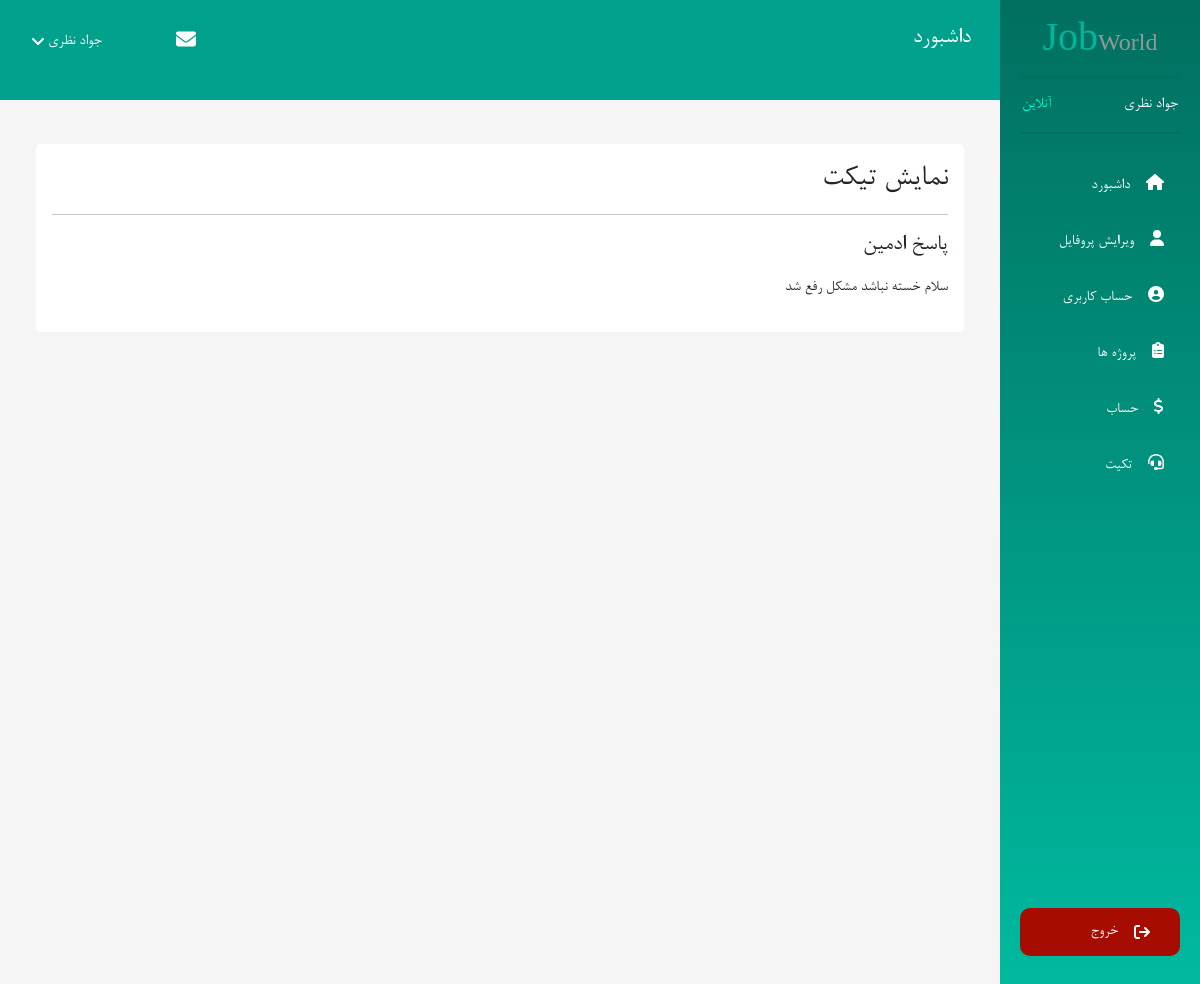
The page /jobWorld/panel/ticket/show/17 (signed in) on the database its author committed.
### tables this page shows
CREATE TABLE `users` (
  `id` int(10) UNSIGNED NOT NULL,
  `email` varchar(255) NOT NULL,
  `username` varchar(255) NOT NULL,
  `first_name` varchar(255) NOT NULL,
  `last_name` varchar(255) NOT NULL,
  `phone_number` varchar(15) NOT NULL,
  `city` varchar(120) DEFAULT NULL,
  `about` text DEFAULT NULL,
  `expertise_title` varchar(255) DEFAULT NULL,
  `number_shaba` varchar(255) DEFAULT NULL,
  `account_balance` int(11) NOT NULL DEFAULT 0,
  `remember_tokens` varchar(255) DEFAULT NULL,
  `password` text NOT NULL,
  `permission` enum('admin','user') NOT NULL DEFAULT 'user',
  `activity_user` enum('freelancer','employer') NOT NULL DEFAULT 'freelancer',
  `image` text DEFAULT NULL,
  `verify_token` text DEFAULT NULL,
  `is_active` tinyint(4) NOT NULL DEFAULT 0 COMMENT 'enable => 1 , desable => 0',
  `forgot_token` text DEFAULT NULL,
  `forgot_token_expire` text DEFAULT NULL,
  `created_at` datetime NOT NULL,
  `updated_at` datetime DEFAULT NULL
);

CREATE TABLE `ticket_replies` (
  `id` int(11) NOT NULL,
  `ticket_id` int(11) UNSIGNED NOT NULL,
  `user_id` int(11) NOT NULL,
  `description` text NOT NULL,
  `is_admin` tinyint(4) NOT NULL,
  `created_at` datetime NOT NULL,
  `updated_at` datetime DEFAULT NULL
);

### activites/User/User.php (called while the page is built, shortened)
<?php
class User
{
    public function ticketShow($id)
    {
        $db = new Database();
        $user = $db->select("SELECT * FROM users WHERE id=?", $_SESSION['user'][0])->fetch();
        $ticketReplay = $db->select("SELECT * FROM ticket_replies WHERE ticket_id=?" , $id)->fetch();
        require_once(BASE_PATH . '/tamplate/User/show-ticket.php');
    }
}

### index.php (called while the page is built, shortened)
<?php
function uri($reservedUrl, $class, $method, $requestMethod = 'GET')
{
    $currentUrl = explode('?', currentUrl())[0];
    $currentUrl =  str_replace(CURRENT_DOMAIN, '', $currentUrl);
    $currentUrl = trim($currentUrl, '/');
    $currentUrlArray = explode('/', $currentUrl);
    $currentUrlArray = array_filter($currentUrlArray);
    $reservedUrl = trim($reservedUrl, '/');
    $reservedUrlArray = explode('/', $reservedUrl);
    $reservedUrlArray = array_filter($reservedUrlArray);
    if (sizeof($currentUrlArray) != sizeof($reservedUrlArray) || methodFiled() != $requestMethod) {
        return false;
    }
    $parameters = [];
    for ($key = 0; $key < sizeof($currentUrlArray); $key++) {
        if ($reservedUrlArray[$key][0] == '{' && $reservedUrlArray[$key][strlen($reservedUrlArray[$key]) - 1] == "}") {
            array_push($parameters, $currentUrlArray[$key]);
        } else if ($reservedUrlArray[$key] !== $currentUrlArray[$key]) {
            return false;
        }
    }
    $object = new $class;
    call_user_func_array(array($object, $method), $parameters);
    exit();
}
require_once('activites/User/User.php');
require_once('database/Database.php');
function protocol()
{
    return stripos($_SERVER['SERVER_PROTOCOL'], 'https') === true ? 'https://' : 'http://';
}
function currentDomain()
{
    return protocol() . $_SERVER['HTTP_HOST'];
}
function asset($src)
{
    return trim(CURRENT_DOMAIN, '/ ') . '/' . trim($src, '/ ');
}
function url($url)
{
    return trim(CURRENT_DOMAIN, '/ ') . '/' . trim($url, '/ ');
}
function currentUrl()
{
    return trim(currentDomain(), '/ ') . $_SERVER['REQUEST_URI'];
}
function methodFiled()
{
    return $_SERVER['REQUEST_METHOD'];
}
uri('panel/ticket/show/{id}', 'User\User', 'ticketShow');

### database/Database.php (called while the page is built, shortened)
<?php
class Database
{
    private $connection;
    private $dbHost = DB_HOST;
    private $dbUsername = DB_USERNAME;
    private $dbPassword = DB_PASSWORD;
    private $dbName = DB_NAME;
    private $options = array(PDO::ATTR_ERRMODE => PDO::ERRMODE_EXCEPTION, PDO::ATTR_DEFAULT_FETCH_MODE => PDO::FETCH_ASSOC, PDO::MYSQL_ATTR_INIT_COMMAND => 'SET NAMES utf8');
    public function __construct()
    {
        try {
            $this->connection = new PDO('mysql:host=' . $this->dbHost . ';dbname=' . $this->dbName, $this->dbUsername, $this->dbPassword, $this->options);
        } catch (PDOException $e) {
            echo 'error -> ' . $e->getMessage();
            exit();
        }
    }
    public function select($sql, $values = null)
    {
        try {
            $stmt = $this->connection->prepare($sql);
            if ($values == null) {
                $stmt->execute();
            } else {
                $stmt->execute([$values]);
            }
            return $stmt;
        } catch (PDOException $e) {
            echo 'error -> ' . $e->getMessage();
            return false;
        }
    }
}

### tamplate/User/show-ticket.php (the view, shortened to what this page needs)
<?php require_once(BASE_PATH . '/tamplate/User/layouts/header.php') ?>
<section class="user-account ">
    <div class="row w-100 m-auto mt-5 p-0">
        <div class="col-xl-10 col-md-8 col-lg-8 me-auto mt-5">
            <div class="container">
                <div class=" mt-5 bg-white p-3 rounded-3">
                    <h2>نمایش تیکت</h2>
                    <hr>
                    <h4>پاسخ ادمین</h4>
                    <p class="mt-3"><?= $ticketReplay ?  $ticketReplay['description'] : 'پاسخی وجود ندارد' ?></p>
                </div>
            </div>
        </div>
    </div>
</section>
<?php require_once(BASE_PATH . '/tamplate/User/layouts/footer.php') ?>

### tamplate/User/layouts/header.php (shortened to what this page needs)
<!DOCTYPE html>
<html lang="en">
<head>
    <link rel="stylesheet" href="<?= asset('public/css/all.min.css') ?>">
    <link rel="stylesheet" href="<?= asset('public/css/bootstrap.min.css') ?>">
    <link rel="stylesheet" href="<?= asset('public/css/user-panel.css') ?>">
    <link rel="stylesheet" href="<?= asset('public/css/responsive.css') ?>">
    <link rel="stylesheet" href="<?= asset('public/jalalidatepicker/persian-datepicker.min.css') ?>">
</head>
<body style="background-color: whitesmoke;">
    <nav class="navbar navbar-collapse p-0">
        <div class="row w-100 m-0">
            <div class="col-xl-2 col-md-4 col-lg-4 p-0 fixed-top">
                <div class="user-panel-sidebar  flex-column vh-100 d-none d-md-flex ">
                    <div class="logo">
                        <h3 class="text-center">Job<span>World</span></h3>
                    </div>
                    <div class="user-status d-flex  justify-content-between align-items-center">
                        <span class="text-white"><?= $user['first_name'] . ' ' . $user['last_name'] ?></span>
                        <span>آنلاین</span>
                    </div>
                    <div class="menu mt-4">
                        <ul class="list-unstyled pe-0">
                            <li class="nav-item"><a href=" <?= url('panel') ?>" class="nav-link text-white"><i
                                        class="fa fa-home ms-3"></i>داشبورد</a></li>
                            <li class="nav-item"><a href="<?= url('panel/account') ?>" class="nav-link text-white"><i
                                        class="fa fa-user ms-3"></i>ویرایش پروفایل</a></li>
                            <li class="nav-item"><a href="<?= url('panel/edit-profile') ?>"
                                    class="nav-link text-white"><i class="fa fa-user-circle ms-3"></i>حساب کاربری</a>
                            </li>
                            <?php if ($user['activity_user'] === 'freelancer') { ?>
                                <li class="nav-item"><a href="<?= url('show-projects') ?>" class="nav-link text-white"><i
                                            class="fa fa-clipboard-list ms-3"></i>پروژه ها</a></li>
                            <?php } ?>
                            <li class="nav-item"><a
                                    href="<?= url('panel/balance') ?>" class="nav-link text-white"><i
                                        class="fa fa-dollar ms-3"></i>حساب</a></li>
                            <li class="nav-item"><a
                                    href="<?= url('panel/ticket') ?>" class="nav-link text-white"><i
                                        class="fa fa-headset ms-3"></i>تکیت</a></li>
                        </ul>
                    </div>
                    <div class="btn-exit text-center d-flex align-items-end h-100 justify-content-center">
                        <ul class="list-unstyled pe-0 w-100">
                            <li class="nav-item ">
                                <a href="<?= url('logout/') ?>" class="nav-link d-flex align-items-center text-white"><i
                                        class="fa fa-sign-out ms-3"></i>خروج </a>
                            </li>
                        </ul>
                    </div>
                </div>
            </div>
            <div class="col-xl-10 col-md-8 col-lg-8 fixed-top me-auto nav-main p-0">
                <div class="row d-flex justify-content-between align-items-center mt-4">
                    <div class="col-2 col-sm-2 col-md-2">
                        <div class="title-nav d-none d-md-block">
                            <h4 class="text-white">داشبورد</h4>
                        </div>
                    </div>
                    <div class="col-6 col-sm-6 col-md-6 ms-4">
                        <div class="men-user d-flex align-items-center justify-content-end position-relative ">
                            <div class="message-notifiaction px-3 d-flex">
                                <a href="<?= url('panel/messages') ?>" class="text-white" data-bs-toggle="tooltip" data-bs-placement="bottom"
                                    title="پیام ها"><i class="fa fa-envelope fa-lg"></i></a>
                            </div>
                            <a class="list-info-show px-2 text-decoration-none text-white d-flex align-items-center"><?= $user['first_name'] . ' ' . $user['last_name'] ?><i
                                    class="fa fa-angle-down me-1"></i></a>
                        </div>
                    </div>
                </div>
            </div>
        </div>
    </nav>

### public/css/user-panel.css (style rules this page uses)
* { direction: rtl; box-sizing: border-box; font-family: 'b-nazanin'; list-style-type: none; text-decoration: none; text-align: right; box-shadow: none !important; outline: none !important; }
.user-panel-sidebar { background: linear-gradient(#016F60, #00BAA0); padding: 20px; }
.user-panel-sidebar .logo h3 { color: #01B49C; font-size: 2.5rem; }
.user-panel-sidebar .logo span { font-size: 1.5rem; color: #959898; }
.user-status { border-top: 2px solid #016F60; border-bottom: 2px solid #016F60; padding: 15px 2px; }
.user-status span:nth-child(2) { color: #00FEDB !important; }
.menu ul li { padding: 8px 0; }
.btn-exit a { border-radius: 10px; -webkit-border-radius: 10px; -moz-border-radius: 10px; -ms-border-radius: 10px; -o-border-radius: 10px; background-color: #A70C00; padding: 12px 30px; transition: all 0.3s ease-in-out; -webkit-transition: all 0.3s ease-in-out; -moz-transition: all 0.3s ease-in-out; -ms-transition: all 0.3s ease-in-out; -o-transition: all 0.3s ease-in-out; }
.nav-main { height: 100px !important; background-color: #00a18c; }
.men-user { cursor: pointer; }
.title-nav { margin-right: 20%; }
.user-account { z-index: 1 !important; }

### rows shown on the page
users: first_name "جواد", last_name "نظری"
ticket_replies: description "سلام خسته نباشد مشکل رفع شد"
